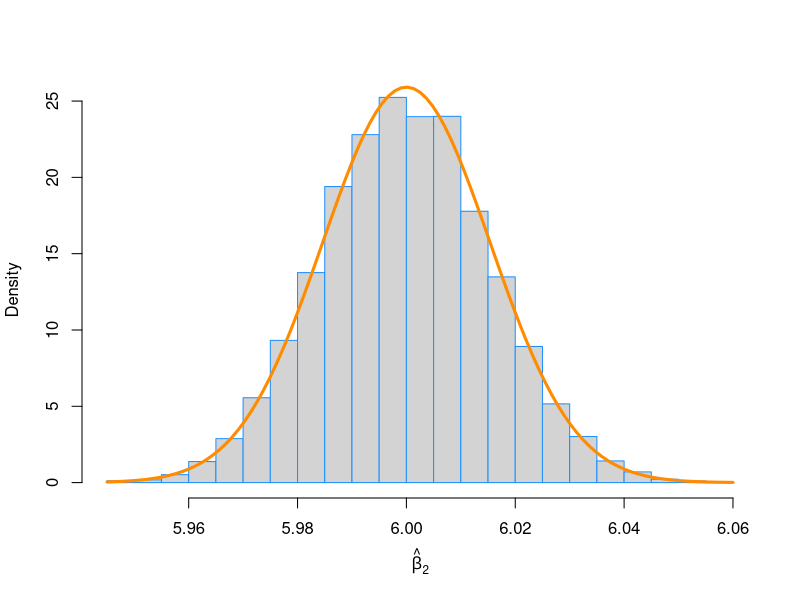
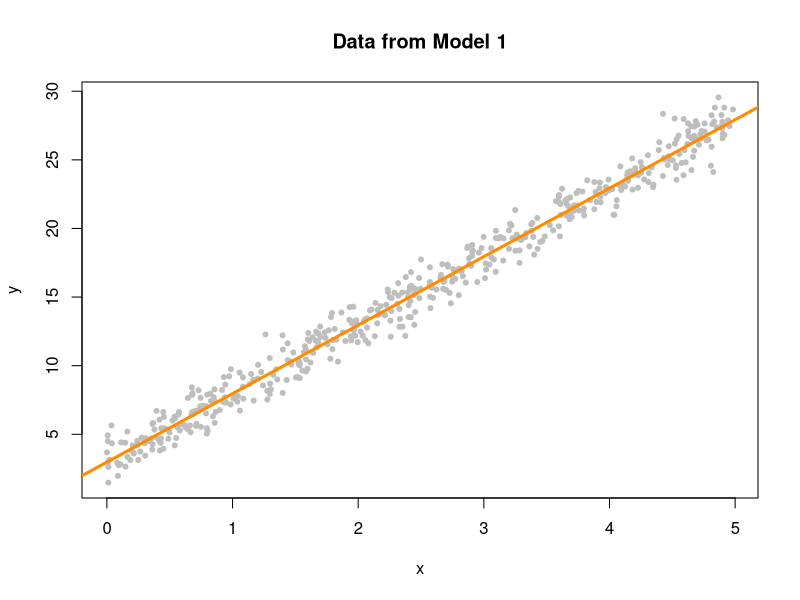
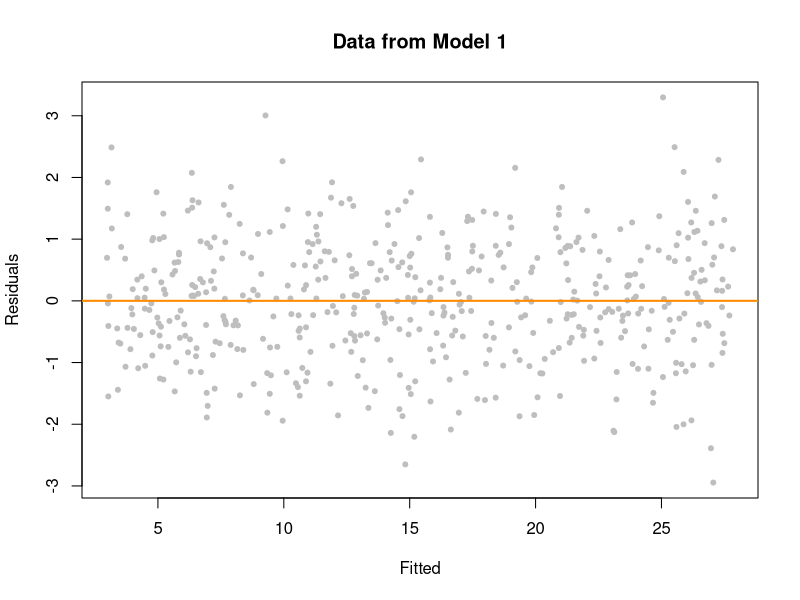

Here is the R script that generated these plots, in order:
#Simulate data
#Simulating same data as Lec 7
set.seed(1337)
N = 10000
M = 2

beta_0 = 5
beta_1 = -2
beta_2 = 6
sigma = 4

x0 = rep(1, N)
x1 = sample(seq(1,10, length = N))
x2 = sample(seq(1,10, length = N))
X = cbind(x0, x1, x2) #concatenates 3 vectors above
C = solve(t(X) %*% X)  #Compute inverse of matrix (uses matrix multiplication: %*%)

eps = rnorm(N, mean = 0, sd = sigma) 
y = beta_0 + beta_1 * x1 + beta_2 * x2 + eps #multiple linear regression + random noise
sim_data = data.frame(x1, x2, y)

(beta_hat = C %*% t(X) %*% y)

coef(lm(y ~ x1 + x2, data = sim_data))

c(beta_0, beta_1, beta_2)



#Residual standard error squared or sigma hat squared on 
#sampling distribution for the Beta_m_hat slide
#sum of the squared of the residuals

y_hat = X %*% beta_hat
(s_e = sqrt(sum((y - y_hat) ^ 2 )/ (N - M-1)))

#Linear model command
summary(lm(y ~ x1 + x2, data = sim_data))$sigma

#Sampling distribution Beta_m_hat

num_sims = 10000
beta_hat_2 = rep(0, num_sims)
for(i in 1:num_sims)
{
  eps         = rnorm(N, mean = 0, sd = sigma )
  sim_data$y  = beta_0 * x0 + beta_1 * x1 + beta_2 * x2 + eps
  fit         = lm(y ~x1 + x2, data = sim_data)
  beta_hat_2[i]= coef(fit)[3]
}
mean(beta_hat_2)

beta_2

var(beta_hat_2)

#Sampling distr. Beta_hat_m x* x transpose
sigma ^ 2 * C[3, 3] #row 3, col 3
sd(beta_hat_2)
sqrt(sigma ^ 2 * C[3, 3] )

#Histogram of samples in Beta_2_hat to show Normal Distr.
hist(beta_hat_2, prob = TRUE, breaks = 20,
     xlab = expression(hat(beta)[2]), main = "", border = "dodgerblue")
curve(dnorm(x, mean = beta_2, sd = sqrt(sigma ^ 2 * C[2+ 1, 2 +1])),
      col = "darkorange", add = TRUE, lwd = 3)

#Didn't use: 
sd_bh2 = sqrt(sigma ^ 2 * C[2+ 1, 2 +1])
#we expect these to be 0.68, 0.95, 0.997
mean(beta_2 - 1 * sd_bh2 < beta_hat_2 & beta_hat_2 < beta_2 + 1 * sd_bh2)
mean(beta_2 - 3 * sd_bh2 < beta_hat_2 & beta_hat_2 < beta_2 + 3 * sd_bh2)

null_mpg_model = lm(mpg ~ wt + disp, data = mtcars)
full_mpg_model = lm(mpg ~ wt + disp + hp, data = mtcars)
anova(null_mpg_model, full_mpg_model)
#P-value: 0.01097 so larger model justifies itself

#Lecture 8 Part 3(last)

sim_1 = function(sample_size = 500)
{
  x = runif(n = sample_size) * 5
  y = 3+ 5 * x + rnorm(n = sample_size, mean = 0, sd = 1)
  data.frame(x, y)
}

set.seed(42)
sim_data_1 = sim_1()
head(sim_data_1)

#Only works for 2 variables, since SLR it's ok
plot(y ~ x, data = sim_data_1, col = "grey", pch = 20,
     main = "Data from Model 1")
fit_1 = lm(y ~ x, data = sim_data_1)
abline(fit_1, col = "darkorange", lwd = 3)
#constant variance

#Residuals vs fitted plot
#works with multiple linear regression too
plot(fitted(fit_1), resid(fit_1), col = "grey", pch = 20,
     xlab = "Fitted", ylab = "Residuals", main = "Data from Model 1")
abline(h = 0, col = "darkorange", lwd = 2)
#model accurate, homostecatisity reflected in behavior along line






  









